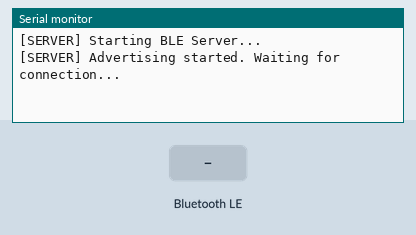
Simulated run of this sketch. Board: ESP32. On the bench: the last lines printed to the serial monitor. The inputs (shaded band) are chosen by the test bench. Nothing arrives over Bluetooth unless stated; a phone connects over Bluetooth LE 3 s after start.

Above: at 2.2 s.
2.3 s: Bluetooth LE write "1" received
At 3.1 s:
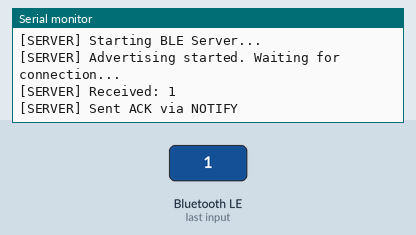
3.8 s: Bluetooth LE write "0" received
At 3.96 s:
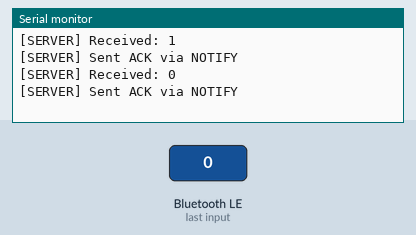
5.5 s: Bluetooth LE write "2" received
At 6.7 s:
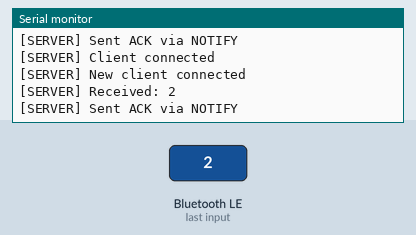

The sketch:

ble_server.ino
```cpp
/**
 * BLE Server (Peripheral) - ESP32_A
 *
 * This sketch implements a BLE GATT server with a custom service.
 * It exposes two characteristics:
 *   - CHAR_RX: Write-only (receives data from Client)
 *   - CHAR_TX: Read + Notify (sends data to Client)
 *
 * When data is written to CHAR_RX, the server echoes it back via CHAR_TX notification.
 */

#include <BLEDevice.h>
#include <BLEUtils.h>
#include <BLEServer.h>

// ===== Custom Service and Characteristic UUIDs =====
// Generate your own UUIDs for production use!
#define SERVICE_UUID        "4fafc201-1fb5-459e-8fcc-c5c9c331914b"
#define CHARACTERISTIC_RX   "beb5483e-36e1-4688-b7f5-ea07361b26a8"  // Write (Client -> Server)
#define CHARACTERISTIC_TX   "beb5483e-36e1-4688-b7f5-ea07361b26a9"  // Read + Notify (Server -> Client)

// ===== Global variables =====
BLEServer *pServer = nullptr;
BLECharacteristic *pTxCharacteristic = nullptr;
bool deviceConnected = false;
bool oldDeviceConnected = false;

// ===== Server callbacks =====
class MyServerCallbacks : public BLEServerCallbacks {
  void onConnect(BLEServer* pServer) override {
    deviceConnected = true;
    Serial.println("[SERVER] Client connected");
    // Allow reconnection after disconnect
    BLEDevice::startAdvertising();
  }

  void onDisconnect(BLEServer* pServer) override {
    deviceConnected = false;
    Serial.println("[SERVER] Client disconnected");
  }
};

// ===== Characteristic callbacks (for RX characteristic) =====
class MyCallbacks : public BLECharacteristicCallbacks {
  void onWrite(BLECharacteristic *pCharacteristic) override {
    String rxValue = pCharacteristic->getValue();

    if (rxValue.length() > 0) {
      Serial.print("[SERVER] Received: ");
      for (size_t i = 0; i < rxValue.length(); i++) {
        Serial.print(rxValue[i]);
      }
      Serial.println();

      // Echo back via TX characteristic (Notify)
      String ack = "ACK: " + String(rxValue.c_str());
      pTxCharacteristic->setValue(ack.c_str());
      pTxCharacteristic->notify();
      Serial.println("[SERVER] Sent ACK via NOTIFY");
    }
  }
};

// ===== Setup =====
void setup() {
  Serial.begin(115200);
  delay(1000);  // Wait for Serial Monitor
  Serial.println("\n[SERVER] Starting BLE Server...");

  // Initialize BLE with device name
  BLEDevice::init("ESP32_BLE_Server");

  // Create server and set callbacks
  pServer = BLEDevice::createServer();
  pServer->setCallbacks(new MyServerCallbacks());

  // Create custom service
  BLEService *pService = pServer->createService(SERVICE_UUID);

  // Create TX characteristic (Read + Notify)
  pTxCharacteristic = pService->createCharacteristic(
    CHARACTERISTIC_TX,
    BLECharacteristic::PROPERTY_READ | BLECharacteristic::PROPERTY_NOTIFY
  );

  // Add CCCD descriptor (required for Notify/Indicate) - FIXED for Core 3.x
  BLEDescriptor *pccd = new BLEDescriptor(BLEUUID((uint16_t)0x2902));
  pTxCharacteristic->addDescriptor(pccd);

  // Create RX characteristic (Write)
  BLECharacteristic *pRxCharacteristic = pService->createCharacteristic(
    CHARACTERISTIC_RX,
    BLECharacteristic::PROPERTY_WRITE
  );
  pRxCharacteristic->setCallbacks(new MyCallbacks());

  // Start service and advertising
  pService->start();

  BLEAdvertising *pAdvertising = BLEDevice::getAdvertising();
  pAdvertising->addServiceUUID(SERVICE_UUID);
  pAdvertising->setScanResponse(true);
  pAdvertising->setMinPreferred(0x06);
  pAdvertising->setMaxPreferred(0x12);
  BLEDevice::startAdvertising();

  Serial.println("[SERVER] Advertising started. Waiting for connection...");
}

// ===== Main loop =====
void loop() {
  // Handle reconnection
  if (!deviceConnected && oldDeviceConnected) {
    delay(500);  // Give BLE stack time to reset
    pServer->startAdvertising();
    Serial.println("[SERVER] Restarted advertising");
    oldDeviceConnected = deviceConnected;
  }

  // Handle new connection
  if (deviceConnected && !oldDeviceConnected) {
    Serial.println("[SERVER] New client connected");
    oldDeviceConnected = deviceConnected;
  }

  // Optional: Send periodic data via NOTIFY (uncomment if needed)
  /*
  if (deviceConnected) {
    static uint32_t lastSend = 0;
    if (millis() - lastSend > 5000) {
      String msg = "Server heartbeat: " + String(millis() / 1000);
      pTxCharacteristic->setValue(msg.c_str());
      pTxCharacteristic->notify();
      Serial.println("[SERVER] Sent periodic message");
      lastSend = millis();
    }
  }
  */

  delay(10);  // Small delay for stability
}
```

Measured:
- after the input at 2.3 s, the serial monitor: prints a new line at once (image 1)
- after the input at 3.8 s, the serial monitor: prints a new line at once (image 2)
- after the input at 5.5 s, the serial monitor: prints a new line at once (image 3)
